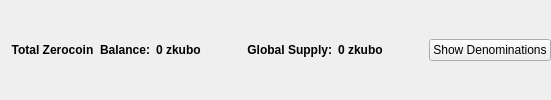
                       <widget class="QFrame" name="balanceSupplyFrame">
                        <layout class="QHBoxLayout" name="horizontalLayout_2" stretch="0,0,0,1,0">
                         <property name="rightMargin">
                          <number>0</number>
                         </property>
                         <item>
                          <layout class="QHBoxLayout" name="horizontalLayout_34">
                           <item>
                            <widget class="QLabel" name="labelzAvailableText_3">
                             <property name="font">
                              <font>
                               <weight>75</weight>
                               <bold>true</bold>
                              </font>
                             </property>
                             <property name="toolTip">
                              <string>Total Balance including unconfirmed and immature zkubo</string>
                             </property>
                             <property name="text">
                              <string>Total Zerocoin  Balance:</string>
                             </property>
                             <property name="alignment">
                              <set>Qt::AlignRight|Qt::AlignTrailing|Qt::AlignVCenter</set>
                             </property>
                            </widget>
                           </item>
                           <item>
                            <widget class="QLabel" name="labelzAvailableAmount_4">
                             <property name="minimumSize">
                              <size>
                               <width>40</width>
                               <height>0</height>
                              </size>
                             </property>
                             <property name="font">
                              <font>
                               <weight>75</weight>
                               <bold>true</bold>
                              </font>
                             </property>
                             <property name="toolTip">
                              <string>Total Balance including unconfirmed and immature zkubo</string>
                             </property>
                             <property name="text">
                              <string>0 zkubo</string>
                             </property>
                             <property name="alignment">
                              <set>Qt::AlignLeading|Qt::AlignLeft|Qt::AlignVCenter</set>
                             </property>
                            </widget>
                           </item>
                          </layout>
                         </item>
                         <item>
                          <spacer name="horizontalSpacer_32">
                           <property name="orientation">
                            <enum>Qt::Horizontal</enum>
                           </property>
                           <property name="sizeHint" stdset="0">
                            <size>
                             <width>40</width>
                             <height>20</height>
                            </size>
                           </property>
                          </spacer>
                         </item>
                         <item>
                          <layout class="QHBoxLayout" name="horizontalLayout_35">
                           <item>
                            <widget class="QLabel" name="labelZsupplyText_2">
                             <property name="font">
                              <font>
                               <weight>75</weight>
                               <bold>true</bold>
                              </font>
                             </property>
                             <property name="text">
                              <string>Global Supply:</string>
                             </property>
                             <property name="alignment">
                              <set>Qt::AlignRight|Qt::AlignTrailing|Qt::AlignVCenter</set>
                             </property>
                            </widget>
                           </item>
                           <item>
                            <widget class="QLabel" name="labelZsupplyAmount_2">
                             <property name="font">
                              <font>
                               <weight>75</weight>
                               <bold>true</bold>
                              </font>
                             </property>
                             <property name="text">
                              <string>0 zkubo</string>
                             </property>
                            </widget>
                           </item>
                          </layout>
                         </item>
                         <item>
                          <spacer name="horizontalSpacer_31">
                           <property name="orientation">
                            <enum>Qt::Horizontal</enum>
                           </property>
                           <property name="sizeHint" stdset="0">
                            <size>
                             <width>40</width>
                             <height>20</height>
                            </size>
                           </property>
                          </spacer>
                         </item>
                         <item>
                          <widget class="QPushButton" name="pushButtonShowDenoms">
                           <property name="toolTip">
                            <string>Show zkubo denominations list</string>
                           </property>
                           <property name="text">
                            <string>Show Denominations</string>
                           </property>
                          </widget>
                         </item>
                        </layout>
                       </widget>
